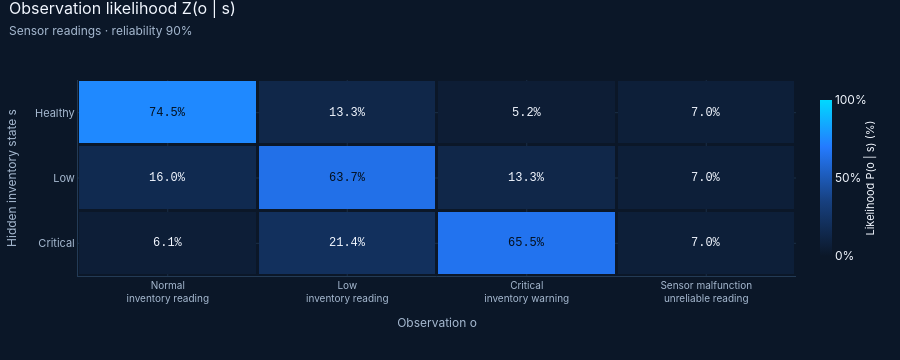
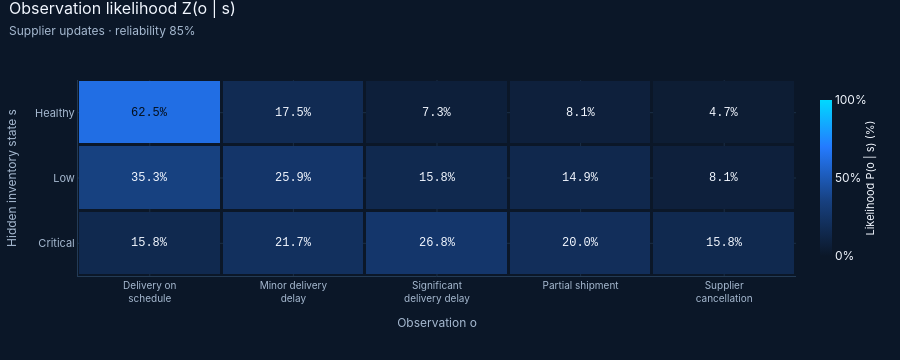
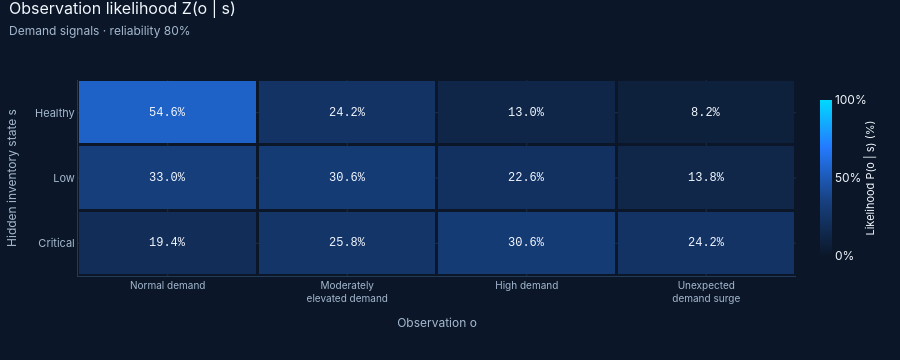
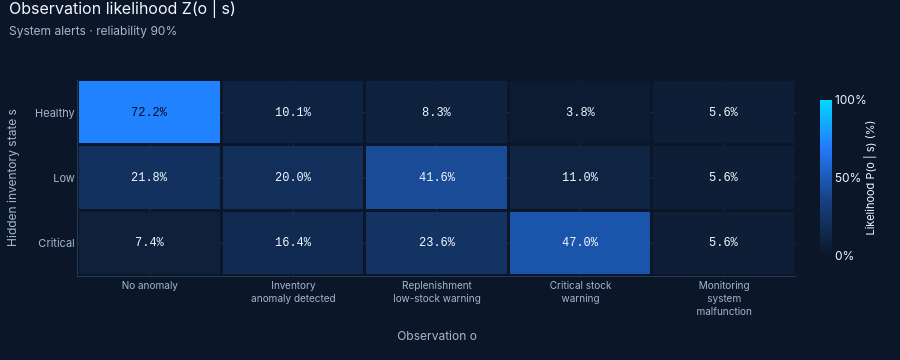

Notebook code for these charts, in order:
### Code cell
for key in CHANNEL_KEYS:
    show(viz.fig_observation_heatmap(observation_model.effective_matrix(key), observation_model.labels(key),
                                     CHANNELS[key]["label"], cfg.reliability[key]),
         f"04_observation_heatmap_{key}")

### Figure 1 — Plotly figure (JSON) as saved in the notebook; plotly's stock layout.template omitted (floating-point values rounded to 4 significant figures)
{"data": [{"colorbar": {"len": 0.9, "thickness": 12, "ticksuffix": "%", "title": {"font": {"size": 11}, "side": "right", "text": "Likelihood P(o | s) (%)"}}, "colorscale": [[0.0, "#0B1728"], [0.35, "#17407F"], [0.7, "#247BFF"], [1.0, "#00D9FF"]], "customdata": [["Normal inventory reading", "Low inventory reading", "Critical inventory warning", "Sensor malfunction / unreliable reading"], ["Normal inventory reading", "Low inventory reading", "Critical inventory warning", "Sensor malfunction / unreliable reading"], ["Normal inventory reading", "Low inventory reading", "Critical inventory warning", "Sensor malfunction / unreliable reading"]], "hovertemplate": "State %{y}<br>Observation: %{customdata}<br>P(o | s) = %{z:.2f}%<extra></extra>", "type": "heatmap", "x": ["Normal<br>inventory reading", "Low<br>inventory reading", "Critical<br>inventory warning", "Sensor malfunction<br>unreliable reading"], "xgap": 3, "y": ["Healthy", "Low", "Critical"], "ygap": 3, "z": [[74.5, 13.3, 5.2, 7.0], [16.0, 63.7, 13.3, 7.0], [6.1, 21.4, 65.5, 7.0]], "zmax": 100, "zmin": 0}], "layout": {"annotations": [{"font": {"color": "#04101E", "family": "'IBM Plex Mono', Consolas, 'Courier New', monospace", "size": 12}, "showarrow": false, "text": "74.5%", "x": "Normal<br>inventory reading", "y": "Healthy"}, {"font": {"color": "#F2F7FF", "family": "'IBM Plex Mono', Consolas, 'Courier New', monospace", "size": 12}, "showarrow": false, "text": "13.3%", "x": "Low<br>inventory reading", "y": "Healthy"}, {"font": {"color": "#F2F7FF", "family": "'IBM Plex Mono', Consolas, 'Courier New', monospace", "size": 12}, "showarrow": false, "text": "5.2%", "x": "Critical<br>inventory warning", "y": "Healthy"}, {"font": {"color": "#F2F7FF", "family": "'IBM Plex Mono', Consolas, 'Courier New', monospace", "size": 12}, "showarrow": false, "text": "7.0%", "x": "Sensor malfunction<br>unreliable reading", "y": "Healthy"}, {"font": {"color": "#F2F7FF", "family": "'IBM Plex Mono', Consolas, 'Courier New', monospace", "size": 12}, "showarrow": false, "text": "16.0%", "x": "Normal<br>inventory reading", "y": "Low"}, {"font": {"color": "#04101E", "family": "'IBM Plex Mono', Consolas, 'Courier New', monospace", "size": 12}, "showarrow": false, "text": "63.7%", "x": "Low<br>inventory reading", "y": "Low"}, {"font": {"color": "#F2F7FF", "family": "'IBM Plex Mono', Consolas, 'Courier New', monospace", "size": 12}, "showarrow": false, "text": "13.3%", "x": "Critical<br>inventory warning", "y": "Low"}, {"font": {"color": "#F2F7FF", "family": "'IBM Plex Mono', Consolas, 'Courier New', monospace", "size": 12}, "showarrow": false, "text": "7.0%", "x": "Sensor malfunction<br>unreliable reading", "y": "Low"}, {"font": {"color": "#F2F7FF", "family": "'IBM Plex Mono', Consolas, 'Courier New', monospace", "size": 12}, "showarrow": false, "text": "6.1%", "x": "Normal<br>inventory reading", "y": "Critical"}, {"font": {"color": "#F2F7FF", "family": "'IBM Plex Mono', Consolas, 'Courier New', monospace", "size": 12}, "showarrow": false, "text": "21.4%", "x": "Low<br>inventory reading", "y": "Critical"}, {"font": {"color": "#04101E", "family": "'IBM Plex Mono', Consolas, 'Courier New', monospace", "size": 12}, "showarrow": false, "text": "65.5%", "x": "Critical<br>inventory warning", "y": "Critical"}, {"font": {"color": "#F2F7FF", "family": "'IBM Plex Mono', Consolas, 'Courier New', monospace", "size": 12}, "showarrow": false, "text": "7.0%", "x": "Sensor malfunction<br>unreliable reading", "y": "Critical"}], "font": {"color": "#F2F7FF", "family": "Inter, Manrope, 'Segoe UI', Arial, sans-serif", "size": 12}, "height": 360, "hoverlabel": {"bgcolor": "#10243A", "bordercolor": "#233B56", "font": {"color": "#F2F7FF", "family": "'IBM Plex Mono', Consolas, 'Courier New', monospace", "size": 12}}, "legend": {"bgcolor": "rgba(0,0,0,0)", "font": {"color": "#A6B9D0", "size": 11}, "orientation": "h", "x": 0.0, "xanchor": "left", "y": -0.24, "yanchor": "top"}, "margin": {"b": 84, "l": 64, "r": 28, "t": 80}, "paper_bgcolor": "#0B1728", "plot_bgcolor": "#0B1728", "showlegend": false, "title": {"font": {"color": "#F2F7FF", "family": "'Space Grotesk', Inter, 'Segoe UI', Arial, sans-serif", "size": 16}, "pad": {"t": 14}, "text": "Observation likelihood Z(o | s)<br><span style='font-size:12px;color:#A6B9D0'>Sensor readings · reliability 90%</span>", "x": 0.01, "xanchor": "left", "y": 1.0, "yanchor": "top", "yref": "container"}, "xaxis": {"automargin": true, "gridcolor": "rgba(35,59,86,0.65)", "linecolor": "#233B56", "tickangle": 0, "tickfont": {"color": "#A6B9D0", "size": 10}, "title": {"font": {"color": "#A6B9D0", "size": 12}, "text": "Observation o"}, "zerolinecolor": "#233B56"}, "yaxis": {"automargin": true, "autorange": "reversed", "gridcolor": "rgba(35,59,86,0.65)", "linecolor": "#233B56", "tickfont": {"color": "#A6B9D0", "size": 11}, "title": {"font": {"color": "#A6B9D0", "size": 12}, "text": "Hidden inventory state s"}, "zerolinecolor": "#233B56"}}}

### Figure 2 — Plotly figure (JSON) as saved in the notebook; plotly's stock layout.template omitted (floating-point values rounded to 4 significant figures)
{"data": [{"colorbar": {"len": 0.9, "thickness": 12, "ticksuffix": "%", "title": {"font": {"size": 11}, "side": "right", "text": "Likelihood P(o | s) (%)"}}, "colorscale": [[0.0, "#0B1728"], [0.35, "#17407F"], [0.7, "#247BFF"], [1.0, "#00D9FF"]], "customdata": [["Delivery on schedule", "Minor delivery delay", "Significant delivery delay", "Partial shipment", "Supplier cancellation"], ["Delivery on schedule", "Minor delivery delay", "Significant delivery delay", "Partial shipment", "Supplier cancellation"], ["Delivery on schedule", "Minor delivery delay", "Significant delivery delay", "Partial shipment", "Supplier cancellation"]], "hovertemplate": "State %{y}<br>Observation: %{customdata}<br>P(o | s) = %{z:.2f}%<extra></extra>", "type": "heatmap", "x": ["Delivery on<br>schedule", "Minor delivery<br>delay", "Significant<br>delivery delay", "Partial shipment", "Supplier<br>cancellation"], "xgap": 3, "y": ["Healthy", "Low", "Critical"], "ygap": 3, "z": [[62.5, 17.45, 7.25, 8.1, 4.7], [35.3, 25.95, 15.75, 14.9, 8.1], [15.75, 21.7, 26.8, 20.0, 15.75]], "zmax": 100, "zmin": 0}], "layout": {"annotations": [{"font": {"color": "#04101E", "family": "'IBM Plex Mono', Consolas, 'Courier New', monospace", "size": 12}, "showarrow": false, "text": "62.5%", "x": "Delivery on<br>schedule", "y": "Healthy"}, {"font": {"color": "#F2F7FF", "family": "'IBM Plex Mono', Consolas, 'Courier New', monospace", "size": 12}, "showarrow": false, "text": "17.5%", "x": "Minor delivery<br>delay", "y": "Healthy"}, {"font": {"color": "#F2F7FF", "family": "'IBM Plex Mono', Consolas, 'Courier New', monospace", "size": 12}, "showarrow": false, "text": "7.3%", "x": "Significant<br>delivery delay", "y": "Healthy"}, {"font": {"color": "#F2F7FF", "family": "'IBM Plex Mono', Consolas, 'Courier New', monospace", "size": 12}, "showarrow": false, "text": "8.1%", "x": "Partial shipment", "y": "Healthy"}, {"font": {"color": "#F2F7FF", "family": "'IBM Plex Mono', Consolas, 'Courier New', monospace", "size": 12}, "showarrow": false, "text": "4.7%", "x": "Supplier<br>cancellation", "y": "Healthy"}, {"font": {"color": "#F2F7FF", "family": "'IBM Plex Mono', Consolas, 'Courier New', monospace", "size": 12}, "showarrow": false, "text": "35.3%", "x": "Delivery on<br>schedule", "y": "Low"}, {"font": {"color": "#F2F7FF", "family": "'IBM Plex Mono', Consolas, 'Courier New', monospace", "size": 12}, "showarrow": false, "text": "25.9%", "x": "Minor delivery<br>delay", "y": "Low"}, {"font": {"color": "#F2F7FF", "family": "'IBM Plex Mono', Consolas, 'Courier New', monospace", "size": 12}, "showarrow": false, "text": "15.8%", "x": "Significant<br>delivery delay", "y": "Low"}, {"font": {"color": "#F2F7FF", "family": "'IBM Plex Mono', Consolas, 'Courier New', monospace", "size": 12}, "showarrow": false, "text": "14.9%", "x": "Partial shipment", "y": "Low"}, {"font": {"color": "#F2F7FF", "family": "'IBM Plex Mono', Consolas, 'Courier New', monospace", "size": 12}, "showarrow": false, "text": "8.1%", "x": "Supplier<br>cancellation", "y": "Low"}, {"font": {"color": "#F2F7FF", "family": "'IBM Plex Mono', Consolas, 'Courier New', monospace", "size": 12}, "showarrow": false, "text": "15.8%", "x": "Delivery on<br>schedule", "y": "Critical"}, {"font": {"color": "#F2F7FF", "family": "'IBM Plex Mono', Consolas, 'Courier New', monospace", "size": 12}, "showarrow": false, "text": "21.7%", "x": "Minor delivery<br>delay", "y": "Critical"}, {"font": {"color": "#F2F7FF", "family": "'IBM Plex Mono', Consolas, 'Courier New', monospace", "size": 12}, "showarrow": false, "text": "26.8%", "x": "Significant<br>delivery delay", "y": "Critical"}, {"font": {"color": "#F2F7FF", "family": "'IBM Plex Mono', Consolas, 'Courier New', monospace", "size": 12}, "showarrow": false, "text": "20.0%", "x": "Partial shipment", "y": "Critical"}, {"font": {"color": "#F2F7FF", "family": "'IBM Plex Mono', Consolas, 'Courier New', monospace", "size": 12}, "showarrow": false, "text": "15.8%", "x": "Supplier<br>cancellation", "y": "Critical"}], "font": {"color": "#F2F7FF", "family": "Inter, Manrope, 'Segoe UI', Arial, sans-serif", "size": 12}, "height": 360, "hoverlabel": {"bgcolor": "#10243A", "bordercolor": "#233B56", "font": {"color": "#F2F7FF", "family": "'IBM Plex Mono', Consolas, 'Courier New', monospace", "size": 12}}, "legend": {"bgcolor": "rgba(0,0,0,0)", "font": {"color": "#A6B9D0", "size": 11}, "orientation": "h", "x": 0.0, "xanchor": "left", "y": -0.24, "yanchor": "top"}, "margin": {"b": 84, "l": 64, "r": 28, "t": 80}, "paper_bgcolor": "#0B1728", "plot_bgcolor": "#0B1728", "showlegend": false, "title": {"font": {"color": "#F2F7FF", "family": "'Space Grotesk', Inter, 'Segoe UI', Arial, sans-serif", "size": 16}, "pad": {"t": 14}, "text": "Observation likelihood Z(o | s)<br><span style='font-size:12px;color:#A6B9D0'>Supplier updates · reliability 85%</span>", "x": 0.01, "xanchor": "left", "y": 1.0, "yanchor": "top", "yref": "container"}, "xaxis": {"automargin": true, "gridcolor": "rgba(35,59,86,0.65)", "linecolor": "#233B56", "tickangle": 0, "tickfont": {"color": "#A6B9D0", "size": 10}, "title": {"font": {"color": "#A6B9D0", "size": 12}, "text": "Observation o"}, "zerolinecolor": "#233B56"}, "yaxis": {"automargin": true, "autorange": "reversed", "gridcolor": "rgba(35,59,86,0.65)", "linecolor": "#233B56", "tickfont": {"color": "#A6B9D0", "size": 11}, "title": {"font": {"color": "#A6B9D0", "size": 12}, "text": "Hidden inventory state s"}, "zerolinecolor": "#233B56"}}}

### Figure 3 — Plotly figure (JSON) as saved in the notebook; plotly's stock layout.template omitted (floating-point values rounded to 4 significant figures)
{"data": [{"colorbar": {"len": 0.9, "thickness": 12, "ticksuffix": "%", "title": {"font": {"size": 11}, "side": "right", "text": "Likelihood P(o | s) (%)"}}, "colorscale": [[0.0, "#0B1728"], [0.35, "#17407F"], [0.7, "#247BFF"], [1.0, "#00D9FF"]], "customdata": [["Normal demand", "Moderately elevated demand", "High demand", "Unexpected demand surge"], ["Normal demand", "Moderately elevated demand", "High demand", "Unexpected demand surge"], ["Normal demand", "Moderately elevated demand", "High demand", "Unexpected demand surge"]], "hovertemplate": "State %{y}<br>Observation: %{customdata}<br>P(o | s) = %{z:.2f}%<extra></extra>", "type": "heatmap", "x": ["Normal demand", "Moderately<br>elevated demand", "High demand", "Unexpected<br>demand surge"], "xgap": 3, "y": ["Healthy", "Low", "Critical"], "ygap": 3, "z": [[54.6, 24.2, 13.0, 8.2], [33.0, 30.6, 22.6, 13.8], [19.4, 25.8, 30.6, 24.2]], "zmax": 100, "zmin": 0}], "layout": {"annotations": [{"font": {"color": "#F2F7FF", "family": "'IBM Plex Mono', Consolas, 'Courier New', monospace", "size": 12}, "showarrow": false, "text": "54.6%", "x": "Normal demand", "y": "Healthy"}, {"font": {"color": "#F2F7FF", "family": "'IBM Plex Mono', Consolas, 'Courier New', monospace", "size": 12}, "showarrow": false, "text": "24.2%", "x": "Moderately<br>elevated demand", "y": "Healthy"}, {"font": {"color": "#F2F7FF", "family": "'IBM Plex Mono', Consolas, 'Courier New', monospace", "size": 12}, "showarrow": false, "text": "13.0%", "x": "High demand", "y": "Healthy"}, {"font": {"color": "#F2F7FF", "family": "'IBM Plex Mono', Consolas, 'Courier New', monospace", "size": 12}, "showarrow": false, "text": "8.2%", "x": "Unexpected<br>demand surge", "y": "Healthy"}, {"font": {"color": "#F2F7FF", "family": "'IBM Plex Mono', Consolas, 'Courier New', monospace", "size": 12}, "showarrow": false, "text": "33.0%", "x": "Normal demand", "y": "Low"}, {"font": {"color": "#F2F7FF", "family": "'IBM Plex Mono', Consolas, 'Courier New', monospace", "size": 12}, "showarrow": false, "text": "30.6%", "x": "Moderately<br>elevated demand", "y": "Low"}, {"font": {"color": "#F2F7FF", "family": "'IBM Plex Mono', Consolas, 'Courier New', monospace", "size": 12}, "showarrow": false, "text": "22.6%", "x": "High demand", "y": "Low"}, {"font": {"color": "#F2F7FF", "family": "'IBM Plex Mono', Consolas, 'Courier New', monospace", "size": 12}, "showarrow": false, "text": "13.8%", "x": "Unexpected<br>demand surge", "y": "Low"}, {"font": {"color": "#F2F7FF", "family": "'IBM Plex Mono', Consolas, 'Courier New', monospace", "size": 12}, "showarrow": false, "text": "19.4%", "x": "Normal demand", "y": "Critical"}, {"font": {"color": "#F2F7FF", "family": "'IBM Plex Mono', Consolas, 'Courier New', monospace", "size": 12}, "showarrow": false, "text": "25.8%", "x": "Moderately<br>elevated demand", "y": "Critical"}, {"font": {"color": "#F2F7FF", "family": "'IBM Plex Mono', Consolas, 'Courier New', monospace", "size": 12}, "showarrow": false, "text": "30.6%", "x": "High demand", "y": "Critical"}, {"font": {"color": "#F2F7FF", "family": "'IBM Plex Mono', Consolas, 'Courier New', monospace", "size": 12}, "showarrow": false, "text": "24.2%", "x": "Unexpected<br>demand surge", "y": "Critical"}], "font": {"color": "#F2F7FF", "family": "Inter, Manrope, 'Segoe UI', Arial, sans-serif", "size": 12}, "height": 360, "hoverlabel": {"bgcolor": "#10243A", "bordercolor": "#233B56", "font": {"color": "#F2F7FF", "family": "'IBM Plex Mono', Consolas, 'Courier New', monospace", "size": 12}}, "legend": {"bgcolor": "rgba(0,0,0,0)", "font": {"color": "#A6B9D0", "size": 11}, "orientation": "h", "x": 0.0, "xanchor": "left", "y": -0.24, "yanchor": "top"}, "margin": {"b": 84, "l": 64, "r": 28, "t": 80}, "paper_bgcolor": "#0B1728", "plot_bgcolor": "#0B1728", "showlegend": false, "title": {"font": {"color": "#F2F7FF", "family": "'Space Grotesk', Inter, 'Segoe UI', Arial, sans-serif", "size": 16}, "pad": {"t": 14}, "text": "Observation likelihood Z(o | s)<br><span style='font-size:12px;color:#A6B9D0'>Demand signals · reliability 80%</span>", "x": 0.01, "xanchor": "left", "y": 1.0, "yanchor": "top", "yref": "container"}, "xaxis": {"automargin": true, "gridcolor": "rgba(35,59,86,0.65)", "linecolor": "#233B56", "tickangle": 0, "tickfont": {"color": "#A6B9D0", "size": 10}, "title": {"font": {"color": "#A6B9D0", "size": 12}, "text": "Observation o"}, "zerolinecolor": "#233B56"}, "yaxis": {"automargin": true, "autorange": "reversed", "gridcolor": "rgba(35,59,86,0.65)", "linecolor": "#233B56", "tickfont": {"color": "#A6B9D0", "size": 11}, "title": {"font": {"color": "#A6B9D0", "size": 12}, "text": "Hidden inventory state s"}, "zerolinecolor": "#233B56"}}}

### Figure 4 — Plotly figure (JSON) as saved in the notebook; plotly's stock layout.template omitted (floating-point values rounded to 4 significant figures)
{"data": [{"colorbar": {"len": 0.9, "thickness": 12, "ticksuffix": "%", "title": {"font": {"size": 11}, "side": "right", "text": "Likelihood P(o | s) (%)"}}, "colorscale": [[0.0, "#0B1728"], [0.35, "#17407F"], [0.7, "#247BFF"], [1.0, "#00D9FF"]], "customdata": [["No anomaly", "Inventory anomaly detected", "Replenishment / low-stock warning", "Critical stock warning", "Monitoring system malfunction"], ["No anomaly", "Inventory anomaly detected", "Replenishment / low-stock warning", "Critical stock warning", "Monitoring system malfunction"], ["No anomaly", "Inventory anomaly detected", "Replenishment / low-stock warning", "Critical stock warning", "Monitoring system malfunction"]], "hovertemplate": "State %{y}<br>Observation: %{customdata}<br>P(o | s) = %{z:.2f}%<extra></extra>", "type": "heatmap", "x": ["No anomaly", "Inventory<br>anomaly detected", "Replenishment<br>low-stock warning", "Critical stock<br>warning", "Monitoring<br>system<br>malfunction"], "xgap": 3, "y": ["Healthy", "Low", "Critical"], "ygap": 3, "z": [[72.2, 10.1, 8.3, 3.8, 5.6], [21.8, 20.0, 41.6, 11.0, 5.6], [7.4, 16.4, 23.6, 47.0, 5.6]], "zmax": 100, "zmin": 0}], "layout": {"annotations": [{"font": {"color": "#04101E", "family": "'IBM Plex Mono', Consolas, 'Courier New', monospace", "size": 12}, "showarrow": false, "text": "72.2%", "x": "No anomaly", "y": "Healthy"}, {"font": {"color": "#F2F7FF", "family": "'IBM Plex Mono', Consolas, 'Courier New', monospace", "size": 12}, "showarrow": false, "text": "10.1%", "x": "Inventory<br>anomaly detected", "y": "Healthy"}, {"font": {"color": "#F2F7FF", "family": "'IBM Plex Mono', Consolas, 'Courier New', monospace", "size": 12}, "showarrow": false, "text": "8.3%", "x": "Replenishment<br>low-stock warning", "y": "Healthy"}, {"font": {"color": "#F2F7FF", "family": "'IBM Plex Mono', Consolas, 'Courier New', monospace", "size": 12}, "showarrow": false, "text": "3.8%", "x": "Critical stock<br>warning", "y": "Healthy"}, {"font": {"color": "#F2F7FF", "family": "'IBM Plex Mono', Consolas, 'Courier New', monospace", "size": 12}, "showarrow": false, "text": "5.6%", "x": "Monitoring<br>system<br>malfunction", "y": "Healthy"}, {"font": {"color": "#F2F7FF", "family": "'IBM Plex Mono', Consolas, 'Courier New', monospace", "size": 12}, "showarrow": false, "text": "21.8%", "x": "No anomaly", "y": "Low"}, {"font": {"color": "#F2F7FF", "family": "'IBM Plex Mono', Consolas, 'Courier New', monospace", "size": 12}, "showarrow": false, "text": "20.0%", "x": "Inventory<br>anomaly detected", "y": "Low"}, {"font": {"color": "#F2F7FF", "family": "'IBM Plex Mono', Consolas, 'Courier New', monospace", "size": 12}, "showarrow": false, "text": "41.6%", "x": "Replenishment<br>low-stock warning", "y": "Low"}, {"font": {"color": "#F2F7FF", "family": "'IBM Plex Mono', Consolas, 'Courier New', monospace", "size": 12}, "showarrow": false, "text": "11.0%", "x": "Critical stock<br>warning", "y": "Low"}, {"font": {"color": "#F2F7FF", "family": "'IBM Plex Mono', Consolas, 'Courier New', monospace", "size": 12}, "showarrow": false, "text": "5.6%", "x": "Monitoring<br>system<br>malfunction", "y": "Low"}, {"font": {"color": "#F2F7FF", "family": "'IBM Plex Mono', Consolas, 'Courier New', monospace", "size": 12}, "showarrow": false, "text": "7.4%", "x": "No anomaly", "y": "Critical"}, {"font": {"color": "#F2F7FF", "family": "'IBM Plex Mono', Consolas, 'Courier New', monospace", "size": 12}, "showarrow": false, "text": "16.4%", "x": "Inventory<br>anomaly detected", "y": "Critical"}, {"font": {"color": "#F2F7FF", "family": "'IBM Plex Mono', Consolas, 'Courier New', monospace", "size": 12}, "showarrow": false, "text": "23.6%", "x": "Replenishment<br>low-stock warning", "y": "Critical"}, {"font": {"color": "#F2F7FF", "family": "'IBM Plex Mono', Consolas, 'Courier New', monospace", "size": 12}, "showarrow": false, "text": "47.0%", "x": "Critical stock<br>warning", "y": "Critical"}, {"font": {"color": "#F2F7FF", "family": "'IBM Plex Mono', Consolas, 'Courier New', monospace", "size": 12}, "showarrow": false, "text": "5.6%", "x": "Monitoring<br>system<br>malfunction", "y": "Critical"}], "font": {"color": "#F2F7FF", "family": "Inter, Manrope, 'Segoe UI', Arial, sans-serif", "size": 12}, "height": 360, "hoverlabel": {"bgcolor": "#10243A", "bordercolor": "#233B56", "font": {"color": "#F2F7FF", "family": "'IBM Plex Mono', Consolas, 'Courier New', monospace", "size": 12}}, "legend": {"bgcolor": "rgba(0,0,0,0)", "font": {"color": "#A6B9D0", "size": 11}, "orientation": "h", "x": 0.0, "xanchor": "left", "y": -0.24, "yanchor": "top"}, "margin": {"b": 84, "l": 64, "r": 28, "t": 80}, "paper_bgcolor": "#0B1728", "plot_bgcolor": "#0B1728", "showlegend": false, "title": {"font": {"color": "#F2F7FF", "family": "'Space Grotesk', Inter, 'Segoe UI', Arial, sans-serif", "size": 16}, "pad": {"t": 14}, "text": "Observation likelihood Z(o | s)<br><span style='font-size:12px;color:#A6B9D0'>System alerts · reliability 90%</span>", "x": 0.01, "xanchor": "left", "y": 1.0, "yanchor": "top", "yref": "container"}, "xaxis": {"automargin": true, "gridcolor": "rgba(35,59,86,0.65)", "linecolor": "#233B56", "tickangle": 0, "tickfont": {"color": "#A6B9D0", "size": 10}, "title": {"font": {"color": "#A6B9D0", "size": 12}, "text": "Observation o"}, "zerolinecolor": "#233B56"}, "yaxis": {"automargin": true, "autorange": "reversed", "gridcolor": "rgba(35,59,86,0.65)", "linecolor": "#233B56", "tickfont": {"color": "#A6B9D0", "size": 11}, "title": {"font": {"color": "#A6B9D0", "size": 12}, "text": "Hidden inventory state s"}, "zerolinecolor": "#233B56"}}}
